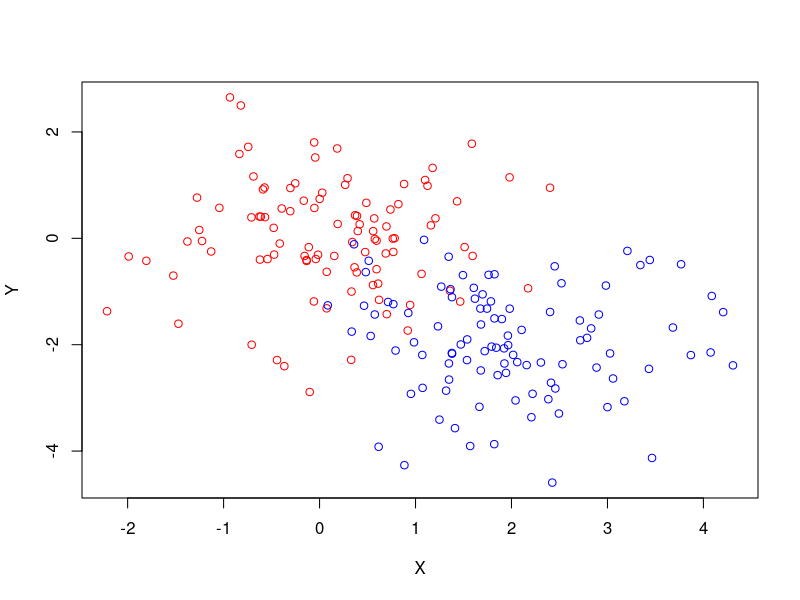
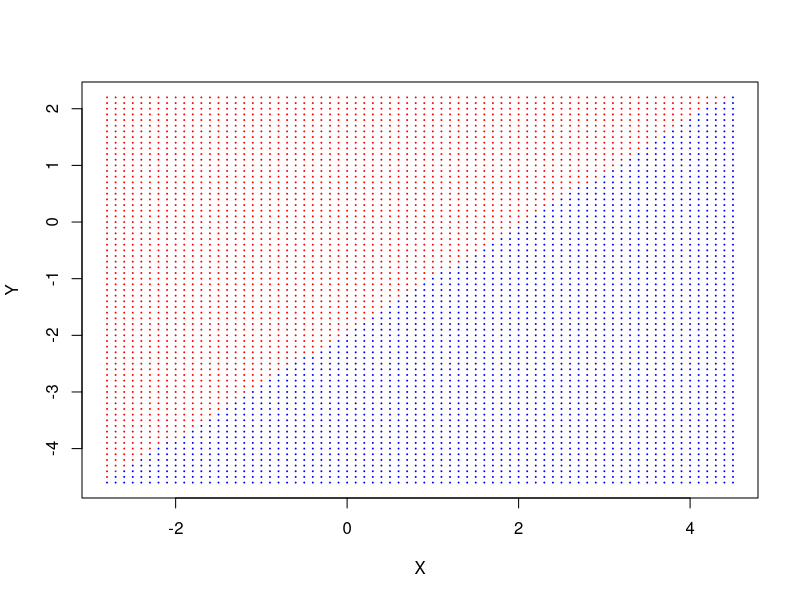
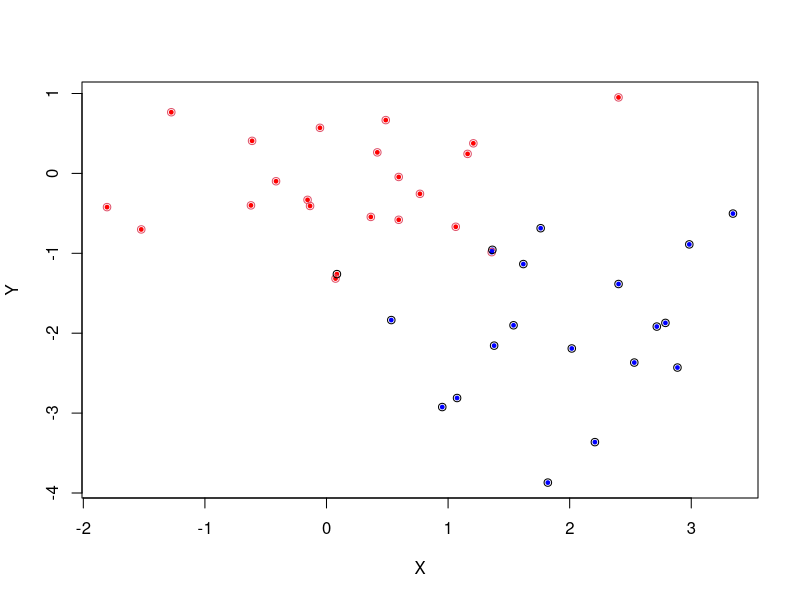

Here is the R script that generated these plots, in order:
setwd("~/Desktop/Folder/R Projects/nearestCentroidExample")

set.seed(1)

simulatedData <- data.frame(X = c(rnorm(100), rnorm(100, mean = 2)), Y = c(rnorm(100), rnorm(100, mean = -2)))

classifications <- c(rep("red", 100), rep("blue", 100))

pdf("simulatedData.pdf", width = 5, height = 5)

plot(simulatedData, col = classifications)

dev.off()

classifications <- as.factor(classifications)

nearestCentroidClassification <- function(data, classifications, unclassifiedPoint, p = c(1, 2, Inf)) {
  Levels <- levels(classifications)
  nLevels <- length(Levels)
  diffCentroids <- data.frame(X = rep(NA, nLevels), Y = rep(NA, nLevels))
  for (i in 1:nLevels) {
    subset <- data[as.character(classifications) == Levels[i], ]
    diffCentroids[i, ] <- colMeans(subset)
  }
  for (i in 1:length(unclassifiedPoint)) {
    diffCentroids[ , i] <- abs(diffCentroids[ , i] - unclassifiedPoint[i])
  }
  if (is.infinite(p)) {
    return(Levels[which.min(diffCentroids) %% nLevels, ])
  }
  else if (is.finite(p)) {
    distances <- apply(diffCentroids, 1, function(x) sum(x^p)^(1/p))
    return(Levels[which.min(distances)])
  }
  else {
    warning("No or invalid argument given for p, defaulting to l2/euclidean distances.")
    distances <- apply(diffCentroids, 1, function(x) sum(x^2)^(1/2))
    return(Levels[which.min(distances)])
  }
}

classificationOfNewPoint <- nearestCentroidClassification(simulatedData, as.factor(classifications), unclassifiedPoint = c(1, -1.2), p = 2)

Xs = seq(-2.8, 4.5, by = 0.1)
Ys = seq(-4.6, 2.2, by = 0.1)

resultMatrix <- matrix(nrow = length(Xs)*length(Ys), ncol = 2)
pixelColour <- rep(NA, length(Xs)*length(Ys))

i <- 1

for (x in Xs) {
  for (y in Ys) {
    resultMatrix[i, ] <- c(x, y)
    pixelColour[i] <- nearestCentroidClassification(simulatedData, classifications, unclassifiedPoint = c(x, y), p = 2)
    i <- i+1
  }
}

rm(i, x, y)

pdf("classificationMap.pdf", height = 5, width = 5)

plot(x = resultMatrix[ , 1], y = resultMatrix[ , 2], col = pixelColour, cex = 0.1, xlab = "X", ylab = "Y")

dev.off()

testIndex <- sample(1:200, size = 40)

testData <- simulatedData[testIndex, ]
testClassification <- classifications[testIndex]

trainingData <- simulatedData[-testIndex, ]
trainingClassification <- classifications[-testIndex]

predictedClassification <- rep(NA, 40)

for (i in 1:40) {
  predictedClassification[i] <- nearestCentroidClassification(trainingData, trainingClassification, unclassifiedPoint = unlist(testData[i, ]), p = 2)
}

proportionCorrect <- mean(testClassification == predictedClassification)

pdf("plotActualvPredicted.pdf", height = 5, width = 5)

plot(x = c(testData[ , 1], testData[ , 1]), y = c(testData[ , 2], testData[ , 2]), col = c(predictedClassification, testClassification), cex = c(rep(0.5, 40), rep(1, 40)), pch = c(rep(19, 40), rep(1, 40)), xlab = "X", ylab = "Y")

legend(x = 2.2, y = 2.1, legend = c("Predicted", "Actual"), pch = c(19, 1))

dev.off()
